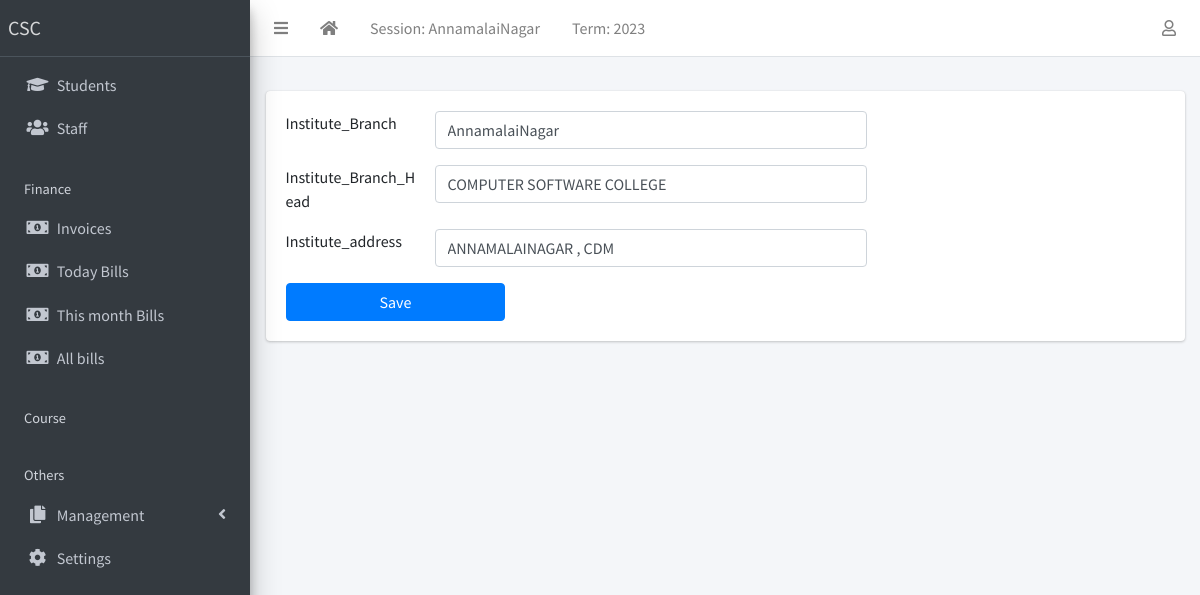
Before: /site-config (signed in) with the older database file.
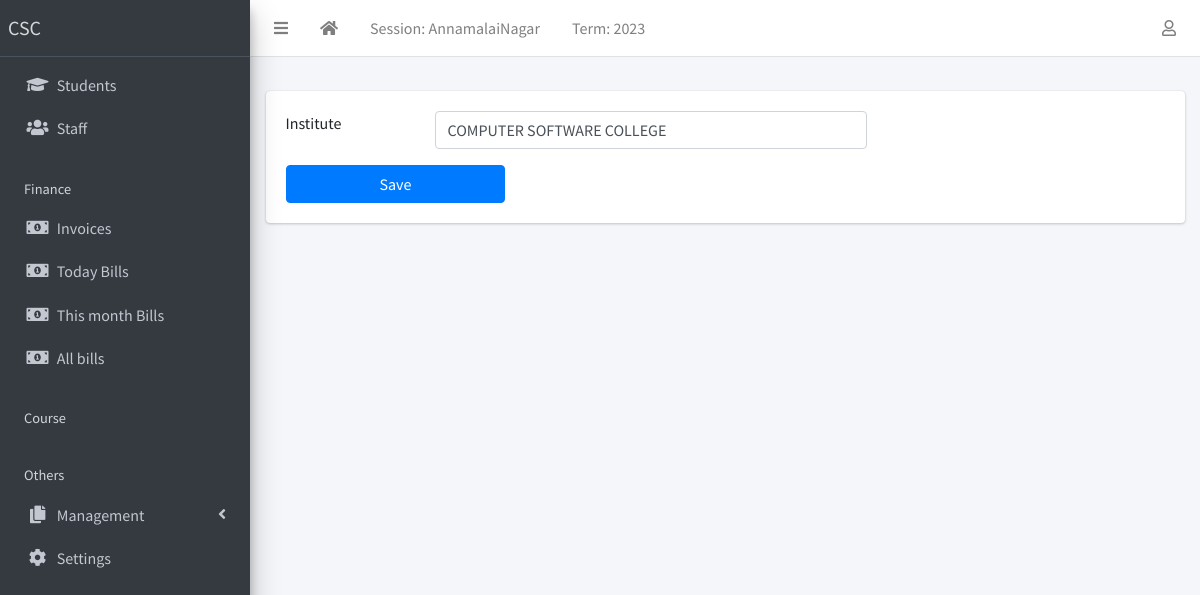
After: the same page with the newer database file.
### apps/corecode/models.py (models this page shows, shortened)
class SiteConfig(models.Model):
    key = models.SlugField()
    value = models.CharField(max_length=200)

### apps/corecode/views.py (the view, shortened to what this page needs)
# urls.py: path("site-config", SiteConfigView.as_view(), name="configs"),
class SiteConfigView(LoginRequiredMixin, View):
    form_class = SiteConfigForm
    template_name = "corecode/siteconfig.html"
    def get(self, request, *args, **kwargs):
        formset = self.form_class(queryset=SiteConfig.objects.all())
        context = {"formset": formset}
        return render(request, self.template_name, context)

### apps/corecode/context_processors.py (called while the page is built)
def site_defaults(request):
    current_session = AcademicSession.objects.get(current=True)
    current_term = AcademicTerm.objects.get(current=True)
    vals = SiteConfig.objects.all()
    contexts = {
        "current_session": current_session.name,
        "current_term": current_term.name,
    }
    for val in vals:
        contexts[val.key] = val.value
    return contexts

### apps/corecode/templates/corecode/siteconfig.html (shortened to what this page needs)
{% extends 'base.html' %}
{% load widget_tweaks %}
{% block content %}
  <form method="POST">
    <div class="mb-3">
      {% for form in formset %}
      <div class="form-group row">
        <div class="col-2">{{ form.key.value}}</div>
        <div class="col-6">{{ form.value | add_class:"form-control" | attr:"required"}}</div>
      </div>
      {% endfor %}
    </div>
    <input type="submit" value="Save" class="w-25 btn btn-primary">
  </form>
{% endblock content %}

Changed rows visible on the page:
removed SiteConfig: key.value "Institute_Branch_Head"
removed SiteConfig: key.value "Institute_address"
Other visible differences:
new list line: "Institute"
new list line: "COMPUTER SOFTWARE COLLEGE"
list line gone: "Institute_Branch"
list line gone: "AnnamalaiNagar"
list line gone: "COMPUTER SOFTWARE COLLEGE"
list line gone: "ANNAMALAINAGAR , CDM"
